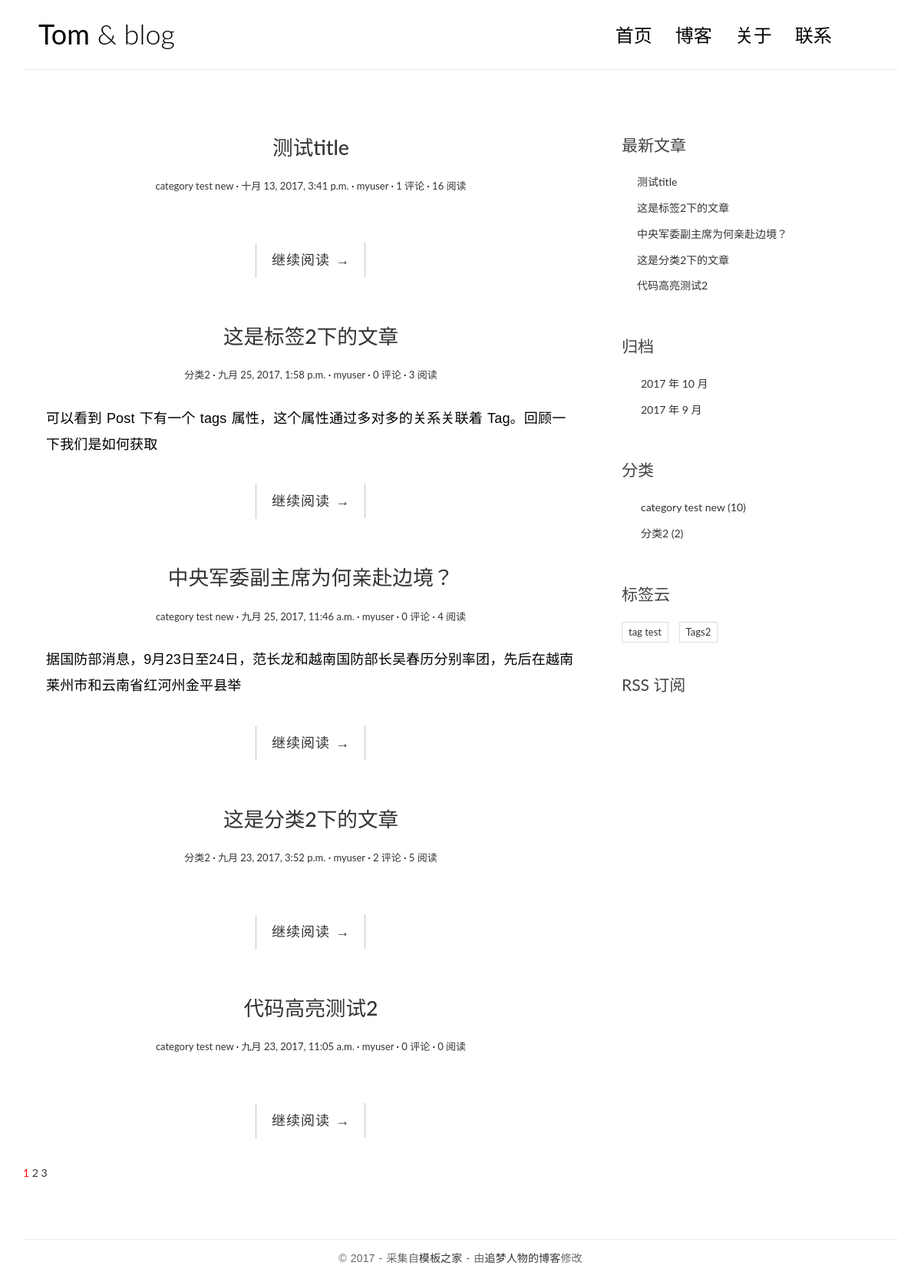
The page / on the database its author committed.
### blog/models.py (models this page shows, shortened)
class Post(models.Model):
    title = models.CharField(max_length=70)
    body = models.TextField()
    created_time = models.DateTimeField()
    modified_time = models.DateTimeField()
    excerpt = models.CharField(max_length=200, blank=True)
    views = models.PositiveIntegerField(default=0)
    category = models.ForeignKey(Category)
    tags = models.ManyToManyField(Tag, blank=True)
    author = models.ForeignKey(User)
    def get_absolute_url(self):
        return reverse('blog:detail', kwargs={'pk': self.pk})
    class Meta:
        ordering = ['-created_time']

class Category(models.Model):
    name = models.CharField(max_length=100)

class Tag(models.Model):
    name = models.CharField(max_length=100)

### blog/views.py (the view, shortened to what this page needs)
# urls.py: url(r'^$', views.IndexView.as_view(), name='index'),
class IndexView(ListView):
    model = Post
    template_name = 'blog/index.html'
    context_object_name = 'post_list'
    paginate_by = 5
    def get_context_data(self, **kwargs):
        context = super().get_context_data(**kwargs)
        paginator = context.get('paginator')
        page = context.get('page_obj')
        is_paginated = context.get('is_paginated')
        pagination_data = self.pagination_data(paginator, page, is_paginated)
        context.update(pagination_data)
        return context
    def pagination_data(self, paginator, page, is_paginated):
        if not is_paginated:
            return {}
        left = []
        right = []
        left_has_more = False
        right_has_more = False
        first = False
        last = False
        page_number = page.number
        total_pages = paginator.num_pages
        page_range = paginator.page_range
        if page_number == 1:
            right = page_range[page_number:page_number + 2]
            if right[-1] < total_pages - 1:
                right_has_more = True
            if right[-1] < total_pages:
                last = True
        elif page_number == total_pages:
            left = page_range[(page_number - 3) if (page_number - 3) > 0 else 0:page_number - 1]
            if left[0] > 2:
                left_has_more = True
            if left[0] > 1:
                first = True
        data = {
            'left': left,
            'right': right,
            'left_has_more': left_has_more,
            'right_has_more': right_has_more,
            'first': first,
            'last': last,
        }
        return data

### blog/templatetags/blog_tags.py (called while the page is built)
@register.simple_tag
def get_recent_posts(num=5):
    return Post.objects.all().order_by('-created_time')[:num]

@register.simple_tag
def archives():
    return Post.objects.dates('created_time', 'month', order='DESC')

@register.simple_tag
def get_categories():
    return Category.objects.annotate(num_posts=Count('post')).filter(num_posts__gt=0)

@register.simple_tag
def get_tags():
    return Tag.objects.annotate(num_posts=Count('post')).filter(num_posts__gt=0)

### templates/blog/index.html (shortened to what this page needs)
{% extends 'base.html' %}
   {% block main %}
                {% for post in post_list %}
                <article class="post post-{{ post.pk }}">
                    <header class="entry-header">
                        <h1 class="entry-title">
                            <a href="{{ post.get_absolute_url }}">{{ post.title }}</a>
                        </h1>
                        <div class="entry-meta">
                            <span class="post-category"><a href="#">{{ post.category.name }}</a></span>
                            <span class="post-date"><a href="#"><time class="entry-date"
                                                                      datetime="2012-11-09T23:15:57+00:00">{{ post.created_time }}</time></a></span>
                            <span class="post-author"><a href="#">{{ post.author }}</a></span>
                            <span class="comments-link"><a href="#">{{ post.comment_set.count }} 评论</a></span>
                            <span class="views-count"><a href="#">{{ post.views }} 阅读</a></span>
                        </div>
                    </header>
                    <div class="entry-content clearfix">
                        <p>{{ post.excerpt }}</p>
                        <div class="read-more cl-effect-14">
                            <a href="{{ post.get_absolute_url }}" class="more-link">继续阅读 <span class="meta-nav">→</span></a>
                        </div>
                    </div>
                </article>
                {% empty %}
                  <div class="no-post">暂时还没有发布的文章！</div>
                {% endfor %}
                {% if is_paginated %}
                <div class="pagination">
                  <a href="?page={{ page_obj.number }}" style="color: red">{{ page_obj.number }}</a>
                  {% if right %}
                    {% for i in right %}
                        <a href="?page={{ i }}">{{ i }}</a>
                    {% endfor %}
                  {% endif %}
                </div>
                {% endif %}
   {% endblock main %}

### templates/base.html (shortened to what this page needs)
{% load staticfiles %}
{% load blog_tags %}
<!DOCTYPE html>
<html>
  <head>
    <link rel="stylesheet" href="http://code.ionicframework.com/ionicons/2.0.1/css/ionicons.min.css">
    <link rel="stylesheet" href="{% static 'blog/css/bootstrap.min.css' %}">
    <link rel="stylesheet" href="{% static 'blog/css/pace.css' %}">
    <link rel="stylesheet" href="{% static 'blog/css/custom.css' %}">
    <link rel="stylesheet" href="{% static 'blog/css/highlights/github.css' %}">
  </head>
<body>
<div class="container">
    <header id="site-header">
        <div class="row">
            <div class="col-md-4 col-sm-5 col-xs-8">
                <div class="logo">
                    <h1><a href="{% url 'blog:index' %}"><b>Tom</b> &amp; blog</a></h1>
                </div>
            </div>
            <div class="col-md-8 col-sm-7 col-xs-4">
                <nav class="main-nav" role="navigation">
                    <div class="collapse navbar-collapse" id="bs-example-navbar-collapse-1">
                        <ul class="nav navbar-nav navbar-right">
                            <li class="cl-effect-11"><a href="{% url 'blog:index' %}" data-hover="首页">首页</a></li>
                            <li class="cl-effect-11"><a href="full-width.html" data-hover="博客">博客</a></li>
                            <li class="cl-effect-11"><a href="about.html" data-hover="关于">关于</a></li>
                            <li class="cl-effect-11"><a href="contact.html" data-hover="联系">联系</a></li>
                        </ul>
                    </div>
                </nav>
            </div>
        </div>
    </header>
</div>
<div class="content-body">
    <div class="container">
        <div class="row">
            <main class="col-md-8">
                {% block main %}
                {% endblock main %}
            </main>
            <aside class="col-md-4">
            </aside>
            <aside class="col-md-4">
                <div class="widget widget-recent-posts">
                    <h3 class="widget-title">最新文章</h3>
                    {% get_recent_posts as recent_post_list %}
                      <ul>
                        {% for post in recent_post_list %}
                        <li>
                          <a href="{{ post.get_absolute_url }}">{{ post.title }}</a>
                        </li>
                        {% empty %}
                        暂无文章！
                        {% endfor %}
                      </ul>
                </div>
                <div class="widget widget-archives">
                    <h3 class="widget-title">归档</h3>
                    {% archives as date_list %}
                      <ul>
                        {% for date in date_list %}
                        <li>
                          <a href="{% url 'blog:archives' date.year date.month %}">
                              {{ date.year }} 年 {{ date.month }} 月
                          </a>
                        </li>
                        {% empty %}
                        暂无归档！
                        {% endfor %}
                      </ul>
                </div>
                <div class="widget widget-category">
                    <h3 class="widget-title">分类</h3>
                     {% get_categories as category_list %}
                      <ul>
                        {% for category in category_list %}
                        <li>
                          <a href="{% url 'blog:category' category.pk %}">{{ category.name }}
                              <span class="post-count">({{ category.num_posts }})</span>
                          </a>
                        </li>
                        {% empty %}
                        暂无分类！
                        {% endfor %}
                      </ul>
                </div>
                <div class="widget widget-tag-cloud">
                  <h3 class="widget-title">标签云</h3>
                  {% get_tags as tag_list %}
                  <ul>
                    {% for tag in tag_list %}
                    <li>
                      <a href="{% url 'blog:tag' tag.pk %}">{{ tag.name }}</a>
                    </li>
                    {% empty %}
                    暂无标签！
                    {% endfor %}
                  </ul>
                </div>
                <div class="rss">
                    <a href="{% url 'rss' %}"> RSS 订阅</a>
                </div>
            </aside>
        </div>
    </div>
</div>
<footer id="site-footer">
    <div class="container">
        <div class="row">
            <div class="col-md-12">
                <p class="copyright">&copy 2017 - 采集自<a href="http://www.cssmoban.com/"
                                                        target="_blank" title="模板之家">模板之家</a>
                    - 由<a href="http://zmrenwu.com/" title="网页模板" target="_blank">追梦人物的博客</a>修改
                </p>
            </div>
        </div>
    </div>
</footer>
</body>
</html>

### blog/static/blog/css/custom.css (style rules this page uses)
* { outline: none; }
h1, h2, h3, h4, h5, h6 { margin-top: 0; }
b { font-weight: 400; }
a { color: #333; }
body { color: #444; font-family: 'Lato', sans-serif; }
p { font-family: 'Ubuntu', sans-serif; font-weight: 400; word-spacing: 1px; letter-spacing: 0.01em; }
#site-header { background-color: #FFF; padding: 25px 20px; margin-bottom: 40px; border-bottom: 1px solid #e7e7e7; }
.logo h1 a { color: #000; }
.logo h1 { margin: 0; font-family: 'Lato', sans-serif; font-weight: 300; }
.main-nav { margin-top: 11px; max-width: 95%; }
.main-nav a { color: #000000 !important; padding: 0 0 5px 0 !important; margin-right: 30px; font-family: 'Lato', sans-serif; font-weight: 300; font-size: 24px; }
.cl-effect-11 a { padding: 10px 0; color: #0972b4; text-shadow: none; }
.cl-effect-11 a::before { position: absolute; top: 0; left: 0; overflow: hidden; padding: 0 0 5px 0 !important; max-width: 0; border-bottom: 1px solid #000; color: #000; content: attr(data-hover); white-space: nowrap; -webkit-transition: max-width 0.5s; -moz-transition: max-width 0.5s; transition: max-width 0.5s; }
.content-body { padding-bottom: 4em; }
.post { background: #fff; padding: 30px 30px 0; }
.entry-title { text-align: center; font-size: 1.9em; margin-bottom: 20px; line-height: 1.6; padding: 10px 20px 0; }
.entry-meta { text-align: center; color: #DDDDDD; font-size: 13px; margin-bottom: 30px; }
.entry-content { font-size: 18px; line-height: 1.9; font-weight: 300; color: #000; }
.post-category::after, .post-date::after, .post-author::after, .comments-link::after { content: ' ·'; color: #000; }
.read-more { font-family: 'Ubuntu', sans-serif; font-weight: 400; word-spacing: 1px; letter-spacing: 0.01em; text-align: center; margin-top: 20px; }
.cl-effect-14 a { padding: 0 20px; height: 45px; line-height: 45px; position: relative; display: inline-block; margin: 15px 25px; letter-spacing: 1px; font-weight: 400; text-shadow: 0 0 1px rgba(255, 255, 255, 0.3); }
.cl-effect-14 a::before, .cl-effect-14 a::after { position: absolute; width: 45px; height: 1px; background: #C3C3C3; content: ''; -webkit-transition: all 0.3s; -moz-transition: all 0.3s; transition: all 0.3s; pointer-events: none; }
.cl-effect-14 a::before { top: 0; left: 0; -webkit-transform: rotate(90deg); -moz-transform: rotate(90deg); transform: rotate(90deg); -webkit-transform-origin: 0 0; -moz-transform-origin: 0 0; transform-origin: 0 0; }
.cl-effect-14 a::after { right: 0; bottom: 0; -webkit-transform: rotate(90deg); -moz-transform: rotate(90deg); transform: rotate(90deg); -webkit-transform-origin: 100% 0; -moz-transform-origin: 100% 0; transform-origin: 100% 0; }
.widget { background: #fff; padding: 30px 0 0; }
.widget-title { font-size: 1.5em; margin-bottom: 20px; line-height: 1.6; padding: 10px 0 0; font-weight: 400; }
.widget-recent-posts ul { padding: 0; margin: 0; padding-left: 20px; }
.widget-recent-posts ul li { list-style-type: none; position: relative; line-height: 170%; margin-bottom: 10px; }
.widget-recent-posts ul li::before { content: '\f3d3'; font-family: "Ionicons"; position: absolute; left: -17px; top: 3px; font-size: 16px; color: #000; }
.widget-archives ul { padding: 0; margin: 0; padding-left: 25px; }
.widget-archives ul li { list-style-type: none; position: relative; line-height: 170%; margin-bottom: 10px; }
.widget-archives ul li::before { content: '\f3f3'; font-family: "Ionicons"; position: absolute; left: -25px; top: 1px; font-size: 16px; color: #000; }
.widget-category ul { padding: 0; margin: 0; padding-left: 25px; }
.widget-category ul li { list-style-type: none; position: relative; line-height: 170%; margin-bottom: 10px; }
.widget-category ul li::before { content: '\f3fe'; font-family: "Ionicons"; position: absolute; left: -25px; top: 1px; font-size: 18px; color: #000; }
.widget-tag-cloud ul { padding: 0; margin: 0; margin-right: -10px; }
.widget-tag-cloud ul li { list-style-type: none; font-size: 13px; display: inline-block; margin-right: 10px; margin-bottom: 10px; padding: 3px 8px; border: 1px solid #ddd; }
.rss { font-size: 21px; margin-top: 30px; }
.rss a { color: #444; }
#site-footer { padding-top: 10px; padding: 0 0 1.5em 0; }
.copyright { text-align: center; padding-top: 1em; margin: 0; border-top: 1px solid #eee; color: #666; }

### rows shown on the page
Post: title "测试title", category.name "category test new", created_time "十月 13, 2017, 3:41 p.m.", author "myuser", comment_set.count "1", views "16"
Post: title "这是标签2下的文章", category.name "分类2", created_time "九月 25, 2017, 1:58 p.m.", author "myuser", comment_set.count "0", views "3", excerpt "可以看到 Post 下有一个 tags 属性，这个属性通过多对多的关系关联着 Tag。回顾一下我们是如何获取"
Post: title "中央军委副主席为何亲赴边境？", category.name "category test new", created_time "九月 25, 2017, 11:46 a.m.", author "myuser", comment_set.count "0", views "4", excerpt "据国防部消息，9月23日至24日，范长龙和越南国防部长吴春历分别率团，先后在越南莱州市和云南省红河州金平县举"
Post: title "这是分类2下的文章", category.name "分类2", created_time "九月 23, 2017, 3:52 p.m.", author "myuser", comment_set.count "2", views "5"
Post: title "代码高亮测试2", category.name "category test new", created_time "九月 23, 2017, 11:05 a.m.", author "myuser", comment_set.count "0", views "0"
Category: name "category test new", num_posts "10"
Category: name "分类2", num_posts "2"
Tag: name "tag test"
Tag: name "Tags2"

### other values the page prints
{{ page_obj.number }} "1"
{{ i }} "2" "3"
{{ date.year }} "2017" "2017"
{{ date.month }} "10" "9"
